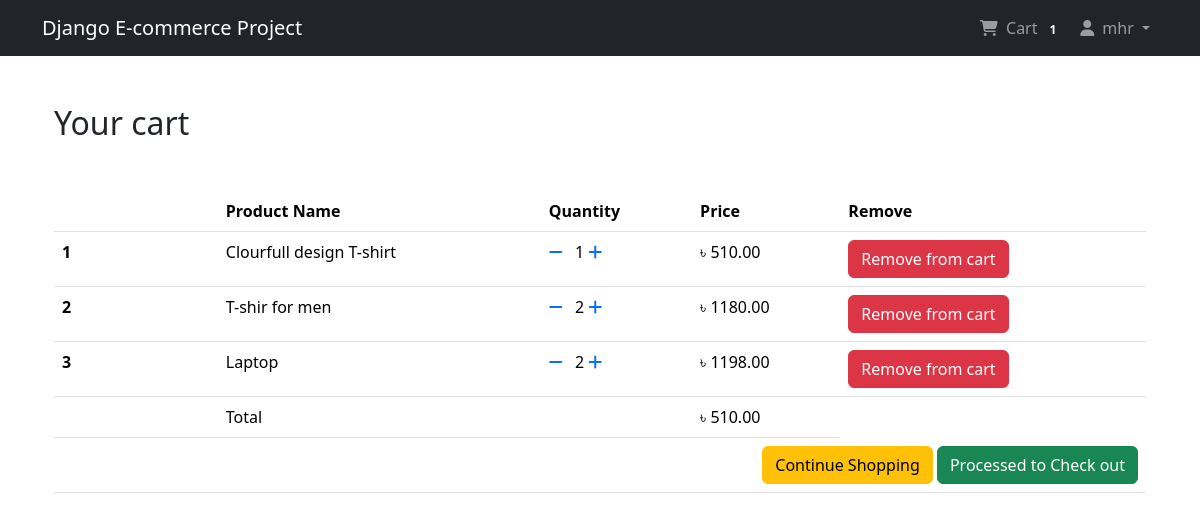
Page /shop/cart/ (signed in) on the committed database.
### app_login/models.py (models this page shows, shortened)
class User(AbstractBaseUser, PermissionsMixin):
    email = models.EmailField(unique=True, null=False)
    is_staff = models.BooleanField(
        gettext_lazy('staff status'),
        default=False,
        help_text = gettext_lazy('Designates whether the use can log in this site')
    )
    is_active = models.BooleanField(
        gettext_lazy('active'),
        default = True,
        help_text = gettext_lazy('Designate whether this user should be treated as active, Unselect this instead of deleting accounts'),
    )
    USERNAME_FIELD = 'email'
    objects = MyUserManager()

class Profile(models.Model):
    user = models.OneToOneField(User, on_delete=models.CASCADE, related_name="profile")
    username = models.CharField(max_length=264, blank=True)
    full_name = models.CharField(max_length=264, blank=True, null=True)
    address = models.TextField(max_length=300, blank=True)
    city = models.CharField(max_length=40, blank=True)
    zip_code = models.CharField(max_length=10, blank=True)
    country = models.CharField(max_length=50, blank=True)
    phone = models.CharField(max_length= 20, blank=True)
    date_joined = models.DateTimeField(auto_now_add=True)

### app_order/models.py (models this page shows, shortened)
class Order(models.Model):
    orderitems = models.ManyToManyField(Cart)
    user = models.ForeignKey(settings.AUTH_USER_MODEL, on_delete=models.CASCADE)
    ordered = models.BooleanField(default=False)
    created = models.DateTimeField(auto_now_add=True)
    paymentId = models.CharField(max_length=264, blank=True, null=True)
    orderId = models.CharField(max_length=200, blank=True, null=True)
    def get_totals(self):
        total = 0
        for order_item in self.orderitems.all():
            total += float(order_item.get_total())
        return total

class Cart(models.Model):
    user = models.ForeignKey(settings.AUTH_USER_MODEL, on_delete=models.CASCADE, related_name="cart")
    item = models.ForeignKey(Product, on_delete=models.CASCADE)
    quantity = models.IntegerField(default=1)
    purchased = models.BooleanField(default=False)
    created = models.DateTimeField(auto_now_add=True)
    updated = models.DateTimeField(auto_now=True)
    def get_total(self):
        total = self.item.price * self.quantity
        float_total = format(total, '0.2f')
        return float_total

### app_shop/models.py (models this page shows, shortened)
class Product(models.Model):
    mainimage = models.ImageField(upload_to='Products')
    name = models.CharField(max_length=264)
    category = models.ForeignKey(Category, on_delete=models.CASCADE, related_name="category")
    preview_text = models.TextField(max_length=200, verbose_name="Preview Text")
    details_text = models.TextField(max_length=1000, verbose_name="description")
    price = models.FloatField()
    old_price = models.FloatField(default=0.00)
    created = models.DateTimeField(auto_now_add=True)
    class Meta:
        ordering = ['-created', ]

### app_order/views.py (the view)
# urls.py: path('cart/', views.cart_view, name="cart"),
@login_required
def cart_view(request):
    carts = Cart.objects.filter(user=request.user, purchased=False)
    orders = Order.objects.filter(user=request.user, ordered=False)
    if carts.exists() and orders.exists():
        order = orders[0]
        return render(request, 'app_order/cart.html', context={'carts':carts,'order':order})
    else:
        messages.warning(request, "You don't have any item in your cart!")
        return redirect('app_shop:home')

### app_order/templatetags/cart_tag.py (called while the page is built)
@register.filter
def cart_total(user):
    order = Order.objects.filter(user=user, ordered=False)
    if order.exists():
        return order[0].orderitems.count()
    else:
        return 0

### templates/app_order/cart.html (shortened to what this page needs)
{% extends 'base.html' %}
{% block content %}
<div class="container my-5">
    <div class="my-5">
        <h2>Your cart</h2>
    </div>
    <table class="table table-hover">
        <thead>
            <tr>
                <th scope="col" width="15%"></th>
                <th scope="col">Product Name</th>
                <th scope="col">Quantity</th>
                <th scope="col" align="right">Price</th>
                <th scope="col">Remove</th>
            </tr>
        </thead>
        <tbody>
            {% for cart in carts %}
            <tr>
                <th scope="row">{{forloop.counter}}</th>
                <td>{{cart.item.name}}</td>
                <td>
                    <a href="#" class="me-2"><span><i class="fas fa-minus"></i></span></a>
                    {{cart.quantity}}
                    <a href="#" class="me-2"><span><i class="fas fa-plus"></i></span></a>
                </td>
                <td>&#2547; {{cart.get_total}}</td>
                <td><a href="" class="btn btn-danger bt-sm">Remove from cart</a></td>
            </tr>
            {% endfor %}
            <tr>
                <th scope="row"></th>
                <td colspan="2">Total</td>
                <td >&#2547; {{order.get_totals | floatformat:2}}</td>
            </tr>
            <tr>
                <th scope="row"></th>
                <td colspan="4" class="text-end">
                    <a href="{% url 'app_shop:home' %}" class="btn btn-warning">Continue Shopping</a>
                    <a href="#" class="btn btn-success">Processed to Check out</a>
                </td>
            </tr>
        </tbody>
    </table>
</div>
{% endblock %}

### templates/base.html (shortened to what this page needs)
{% load static %}
<!DOCTYPE html>
<html lang="en">
<head>
    <link href="https://cdn.jsdelivr.net/npm/bootstrap@5.3.3/dist/css/bootstrap.min.css" rel="stylesheet">
    <link rel="stylesheet" href="https://cdnjs.cloudflare.com/ajax/libs/font-awesome/6.5.2/css/all.min.css"/>
    <link rel="stylesheet" href="{% static 'css/main.css' %}">
</head>
<body>
    {% include 'navbar.html' %}
    <div class="container">
        {% block content %}
        {% endblock %}
    </div>
</body>
</html>

### templates/navbar.html (shortened to what this page needs)
{% load cart_tag %}
<nav class="navbar navbar-expand-lg navbar-dark bg-dark">
    <div class="container">
        <a href="{% url 'app_shop:home' %}" class="navbar-brand">Django E-commerce Project</a>
        <div class="collapse navbar-collapse" id="navbarNav">
            <ul class="navbar-nav ms-auto">
                {% if request.user.is_authenticated %}
                <li class="nav-item">
                    <a class="nav-link" href="{% url 'app_order:cart' %}">
                        <i class="fa-solid fa-cart-shopping me-1"></i> Cart
                        <span class="badge badge-light">{{ request.user | cart_total }}</span>
                    </a>
                </li>
                <li class="nav-item dropdown">
                    <a class="nav-link dropdown-toggle" href="#" id="profileDropdown" role="button"
                       data-bs-toggle="dropdown" aria-expanded="false">
                        <i class="fa-solid fa-user me-1"></i> {{request.user.profile.username}}
                    </a>
                </li>
                {% else %}
                    <li class="nav-item">
                        <a class="nav-link btn btn-outline-primary ms-3 px-3 py-1" href="{% url 'app_login:login' %}">
                            <i class="fa-solid fa-right-to-bracket me-1"></i> Login
                        </a>
                    </li>
                {% endif %}
            </ul>
        </div>
    </div>
</nav>

### rows in the picture
User: user|cart_total "1", user.profile.username "mhr"
Cart: item.name "Clourfull design T-shirt", quantity "1", get_total "510.00"
Cart: item.name "T-shir for men", quantity "2", get_total "1180.00"
Cart: item.name "Laptop", quantity "2", get_total "1198.00"
Order: get_totals "510.00"
